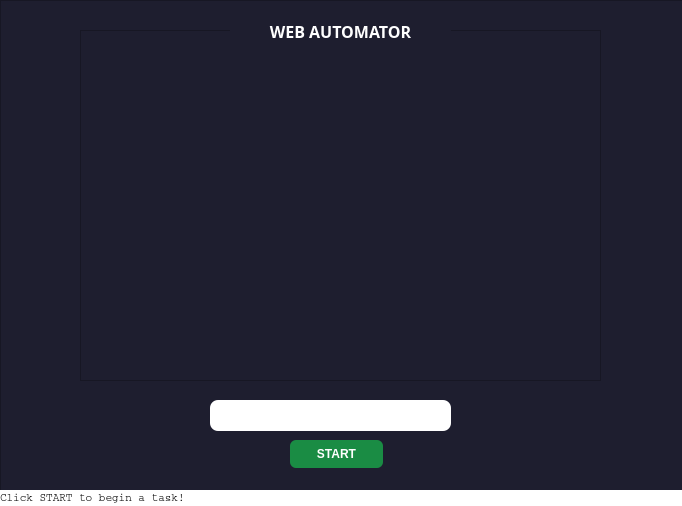
<?xml version="1.0" encoding="UTF-8"?>
<ui version="4.0">
 <class>MainWindow</class>
 <widget class="QMainWindow" name="MainWindow">
  <property name="geometry">
   <rect>
    <x>0</x>
    <y>0</y>
    <width>682</width>
    <height>506</height>
   </rect>
  </property>
  <property name="windowTitle">
   <string>MainWindow</string>
  </property>
  <widget class="QWidget" name="centralwidget">
   <widget class="QFrame" name="frame">
    <property name="geometry">
     <rect>
      <x>0</x>
      <y>0</y>
      <width>691</width>
      <height>511</height>
     </rect>
    </property>
    <property name="styleSheet">
     <string notr="true">QFrame {
	background-color: rgb(30, 30, 47);
}</string>
    </property>
    <property name="frameShape">
     <enum>QFrame::StyledPanel</enum>
    </property>
    <property name="frameShadow">
     <enum>QFrame::Raised</enum>
    </property>
    <widget class="QTextBrowser" name="textBrowser">
     <property name="geometry">
      <rect>
       <x>80</x>
       <y>30</y>
       <width>521</width>
       <height>351</height>
      </rect>
     </property>
     <property name="font">
      <font>
       <family>Consolas</family>
       <pointsize>8</pointsize>
       <weight>50</weight>
       <italic>false</italic>
       <bold>false</bold>
      </font>
     </property>
     <property name="styleSheet">
      <string notr="true">font: 8pt &quot;Consolas&quot;;
color: rgb(255, 255, 255);</string>
     </property>
    </widget>
    <widget class="QLineEdit" name="user_input">
     <property name="geometry">
      <rect>
       <x>210</x>
       <y>400</y>
       <width>241</width>
       <height>31</height>
      </rect>
     </property>
     <property name="styleSheet">
      <string notr="true">QLineEdit {
	border-radius: 8px;
}</string>
     </property>
    </widget>
    <widget class="QPushButton" name="start_btn">
     <property name="geometry">
      <rect>
       <x>290</x>
       <y>440</y>
       <width>93</width>
       <height>28</height>
      </rect>
     </property>
     <property name="font">
      <font>
       <weight>75</weight>
       <bold>true</bold>
      </font>
     </property>
     <property name="styleSheet">
      <string notr="true">border-radius: 6px;
background-color: rgb(26, 140, 68);
color: rgb(255, 255, 255);</string>
     </property>
     <property name="text">
      <string>START</string>
     </property>
     <property name="flat">
      <bool>false</bool>
     </property>
    </widget>
    <widget class="QWidget" name="widget" native="true">
     <property name="geometry">
      <rect>
       <x>0</x>
       <y>490</y>
       <width>691</width>
       <height>21</height>
      </rect>
     </property>
     <property name="styleSheet">
      <string notr="true">QWidget {
	background-color: rgb(255, 255, 255);
}</string>
     </property>
     <widget class="QLabel" name="status">
      <property name="geometry">
       <rect>
        <x>0</x>
        <y>0</y>
        <width>671</width>
        <height>16</height>
       </rect>
      </property>
      <property name="font">
       <font>
        <family>Courier</family>
        <pointsize>8</pointsize>
       </font>
      </property>
      <property name="text">
       <string>Click START to begin a task!</string>
      </property>
     </widget>
    </widget>
    <widget class="QLabel" name="label">
     <property name="geometry">
      <rect>
       <x>230</x>
       <y>20</y>
       <width>221</width>
       <height>21</height>
      </rect>
     </property>
     <property name="font">
      <font>
       <family>Baskerville Old Face</family>
       <pointsize>8</pointsize>
       <weight>50</weight>
       <italic>false</italic>
       <bold>false</bold>
      </font>
     </property>
     <property name="styleSheet">
      <string notr="true">color: rgb(255, 255, 255);
font: 8pt &quot;Baskerville Old Face&quot;;
background-color: rgb(30, 30, 47);</string>
     </property>
     <property name="text">
      <string>&lt;html&gt;&lt;head/&gt;&lt;body&gt;&lt;p align=&quot;center&quot;&gt;&lt;span style=&quot; font-size:12pt; font-weight:600;&quot;&gt;WEB AUTOMATOR&lt;/span&gt;&lt;/p&gt;&lt;/body&gt;&lt;/html&gt;</string>
     </property>
    </widget>
   </widget>
  </widget>
 </widget>
 <resources/>
 <connections/>
</ui>
